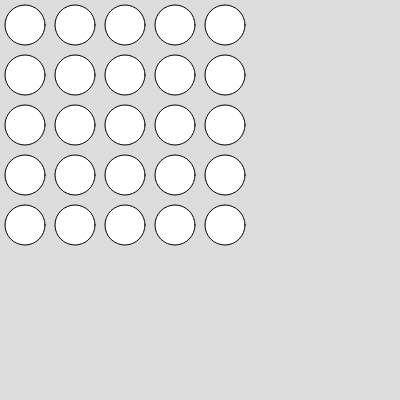
Frame 1 (no input)
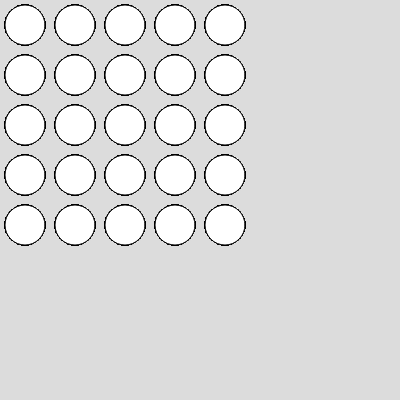
Frame 60 (no input)
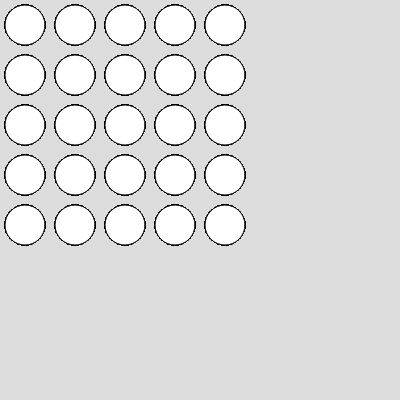
Frame 120 (the mouse pressed at the canvas centre since frame 60)

The p5.js sketch that drew these frames (run headless with seeded random() and noise() and a simulated clock; from frame 60 on, the mouse is pressed at the canvas centre):

// p5.js sketch
// ── sketch.js

function setup() {
  createCanvas(400, 400);
    background(220);
}

function draw() {
  for(let i = 0; i < 5; i++){
    for(let j = 0; j < 5; j++){
      ellipse(i*50+25, j*50+25, 40, 40)
    }
  }
}
